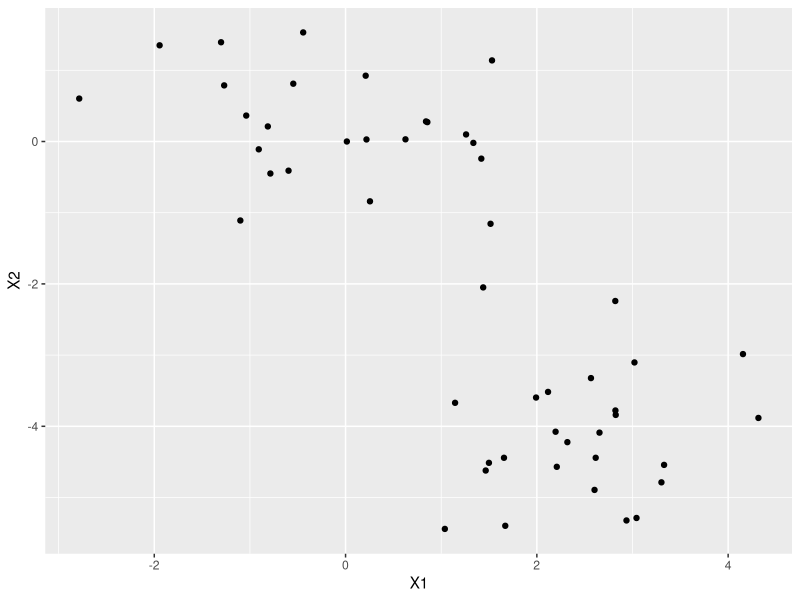
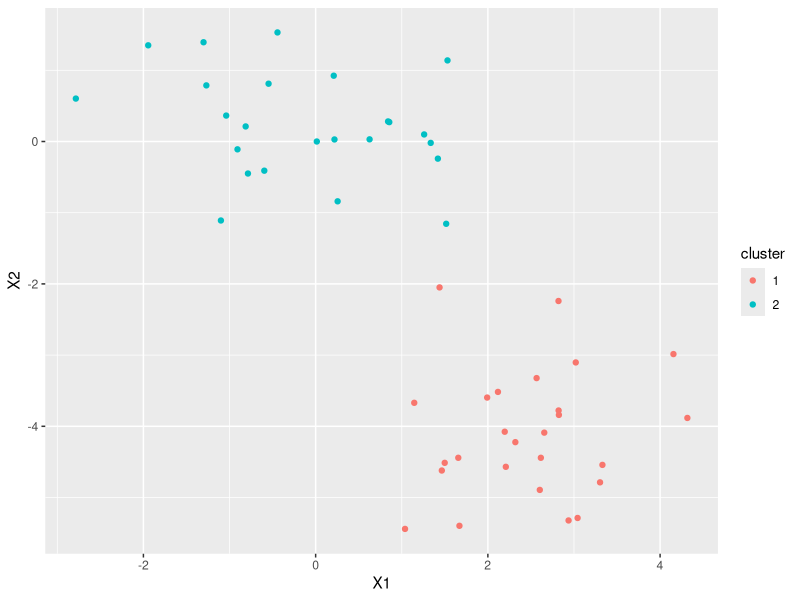
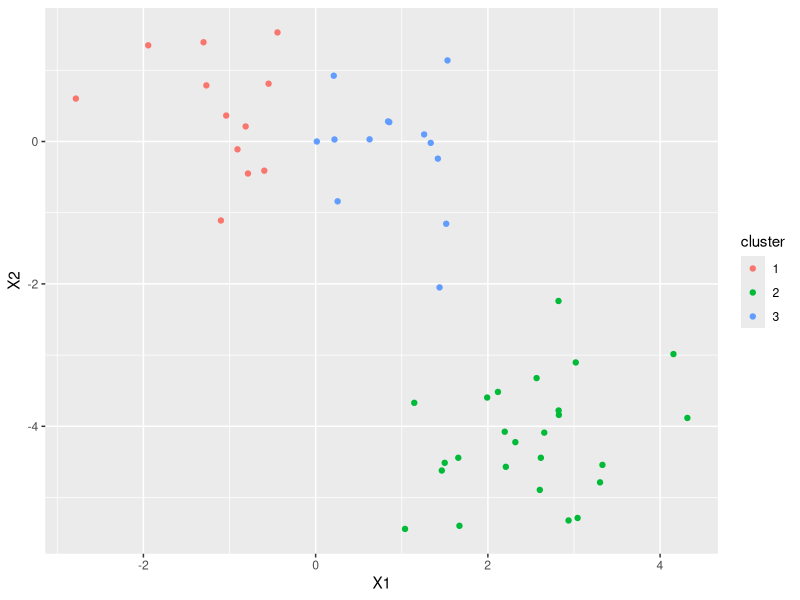
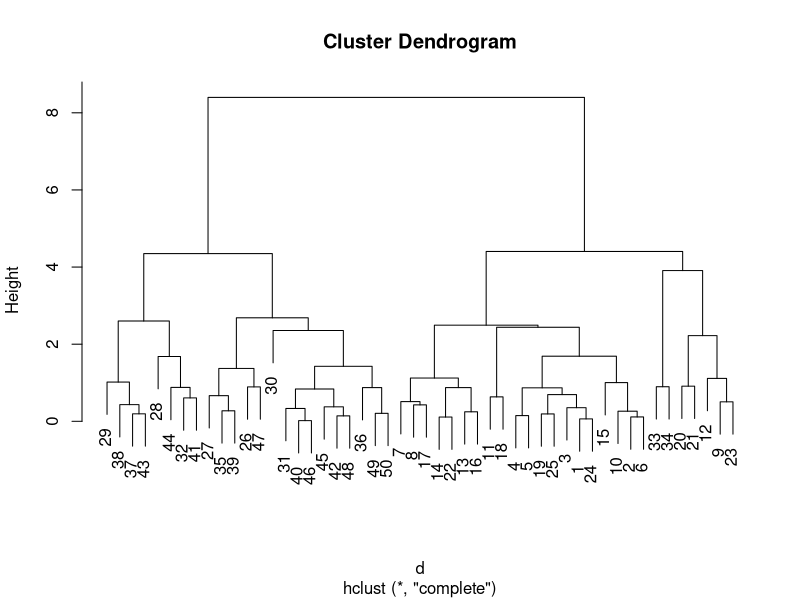
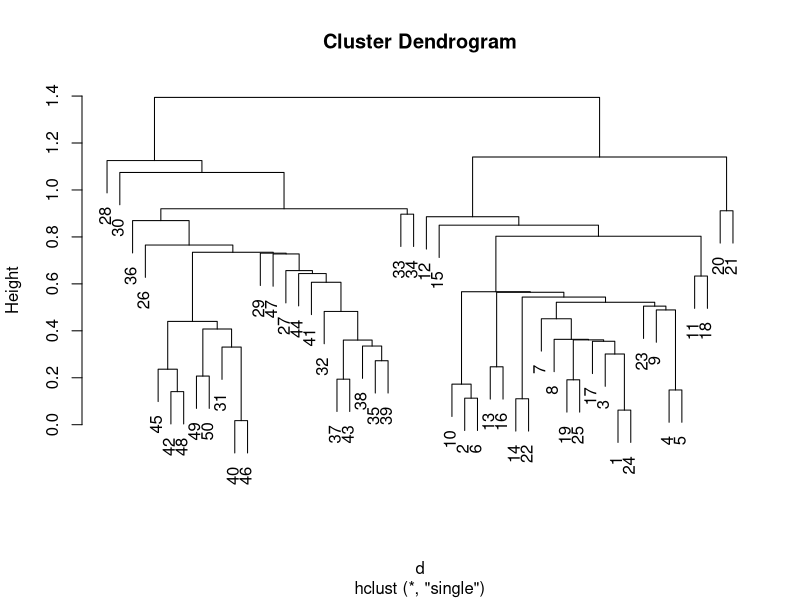
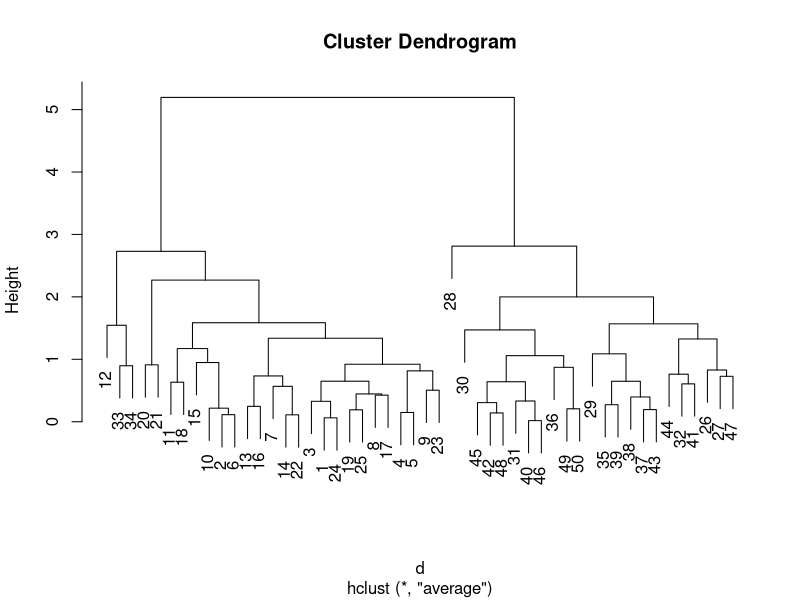
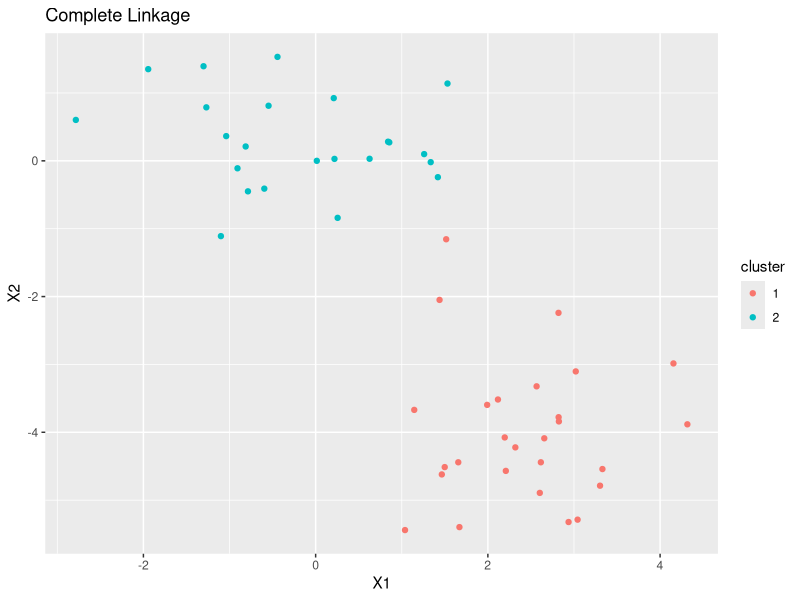
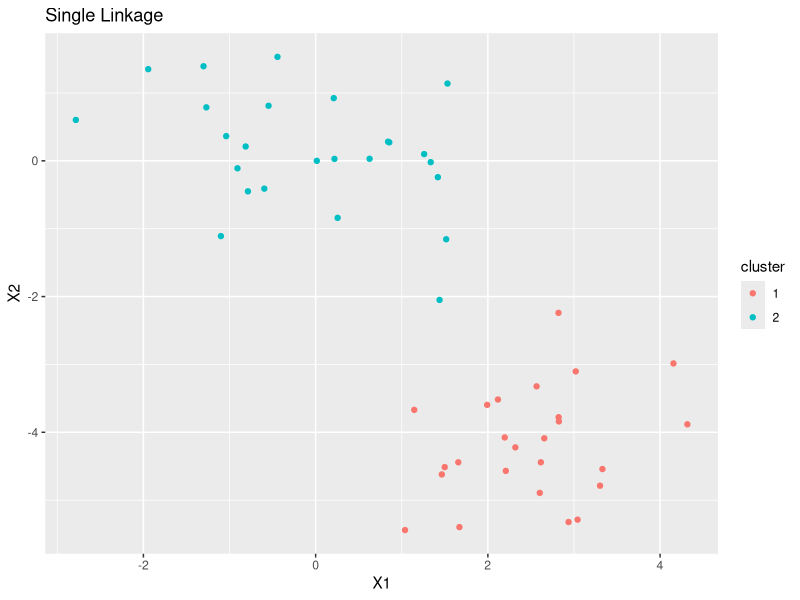

Source code (R) for these figures, in order:
library(tidyverse) ## data manipulation
library(knitr) ## tables

## reproducible
set.seed(445)

## Data Preparation
# Run the following code to create the dataset.
n <- 50
p <- 2
x <- matrix(rnorm(n * p), ncol = p)

## shift the center of one group
x[1:25, 1] <- x[1:25, 1] + 3
x[1:25, 2] <- x[1:25, 2] - 4

# 1. Make a scatterplot to inspect the data. Describe what you see.
x |>
  data.frame() |>
  ggplot() +
  geom_point(aes(X1, X2))

## $K$-means Clustering
# 1. Perform $K$-means clustering with $K = 2$.
km2 <- kmeans(x, 2, nstart = 20)

# 2. Create a scatterplot of your data, colored by the resulting clustering. Describe what you see.
x |>
  data.frame() |>
  mutate(cluster = as.character(km2$cluster)) |>
  ggplot() +
  geom_point(aes(X1, X2, colour = cluster))

# 3. Repeat 1-2 with $K = 3$. 
km3 <- kmeans(x, 3, nstart = 20)

x |>
  data.frame() |>
  mutate(cluster = as.character(km3$cluster))|>
  ggplot() +
  geom_point(aes(X1, X2, colour = cluster))

# 4. The total within sum of squares is available in the `kmeans` object under the name `tot.withinss`. Compare your two clusterings from 1. and 3. Which should you choose?
km2$tot.withinss/km2$betweenss
km3$tot.withinss/km3$betweenss

## Hierarchical Clustering
# 1. Use the `dist` function to create a dissimilarity matrix corresponding to euclidean distance for the data you have simulated.
d <- dist(x)

# 2. Create and plot the dendrograms for complete, single, and average linkage using the `hclust` function.
hc.complete <- hclust(d, method = "complete")
hc.single <- hclust(d, method = "single")
hc.average <- hclust(d, method = "average")

plot(hc.complete)
plot(hc.single)
plot(hc.average)

# 3. Cut each dendrogram to result in 2 clusters using the `cutree` function.
hc.complete2 <- cutree(hc.complete, k = 2)
hc.single2 <- cutree(hc.single, k = 2)
hc.average2 <- cutree(hc.average, k = 2)

# 4. Create 3 scatterplots of your data, colored by the resulting clusterings from 3. Describe what you see.
x |>
  data.frame() |>
  mutate(cluster = as.character(hc.complete2)) |>
  ggplot() +
  geom_point(aes(X1, X2, colour = cluster)) +
  ggtitle("Complete Linkage")

x |>
  data.frame() |>
  mutate(cluster = as.character(hc.single2)) |>
  ggplot() +
  geom_point(aes(X1, X2, colour = cluster)) +
  ggtitle("Single Linkage")

x |>
  data.frame() |>
  mutate(cluster = as.character(hc.average2)) |>
  ggplot() +
  geom_point(aes(X1, X2, colour = cluster)) +
  ggtitle("Average Linkage")

# 5. Repeat 1-4. after scaling your data using `scale`. Are there any changes?
x_scale <- scale(x)

# distance matrix
d_scale <- dist(x_scale)

# dendrograms
hc.complete_scale <- hclust(d_scale, method = "complete")
hc.single_scale <- hclust(d_scale, method = "single")
hc.average_scale <- hclust(d_scale, method = "average")

plot(hc.complete_scale)
plot(hc.single_scale)
plot(hc.average_scale)

# cuts
hc.complete_scale2 <- cutree(hc.complete, k = 2)
hc.single_scale2 <- cutree(hc.single, k = 2)
hc.average_scale2 <- cutree(hc.average, k = 2)

# plots
x_scale |>
  data.frame() |>
  mutate(cluster = as.character(hc.complete_scale2)) |>
  ggplot() +
  geom_point(aes(X1, X2, colour = cluster)) +
  ggtitle("Complete Linkage (Scaled)")

x_scale |>
  data.frame() |>
  mutate(cluster = as.character(hc.single_scale2)) |>
  ggplot() +
  geom_point(aes(X1, X2, colour = cluster)) +
  ggtitle("Single Linkage (Scaled)")

x_scale |>
  data.frame() |>
  mutate(cluster = as.character(hc.average_scale2)) |>
  ggplot() +
  geom_point(aes(X1, X2, colour = cluster)) +
  ggtitle("Average Linkage (Scaled)")

